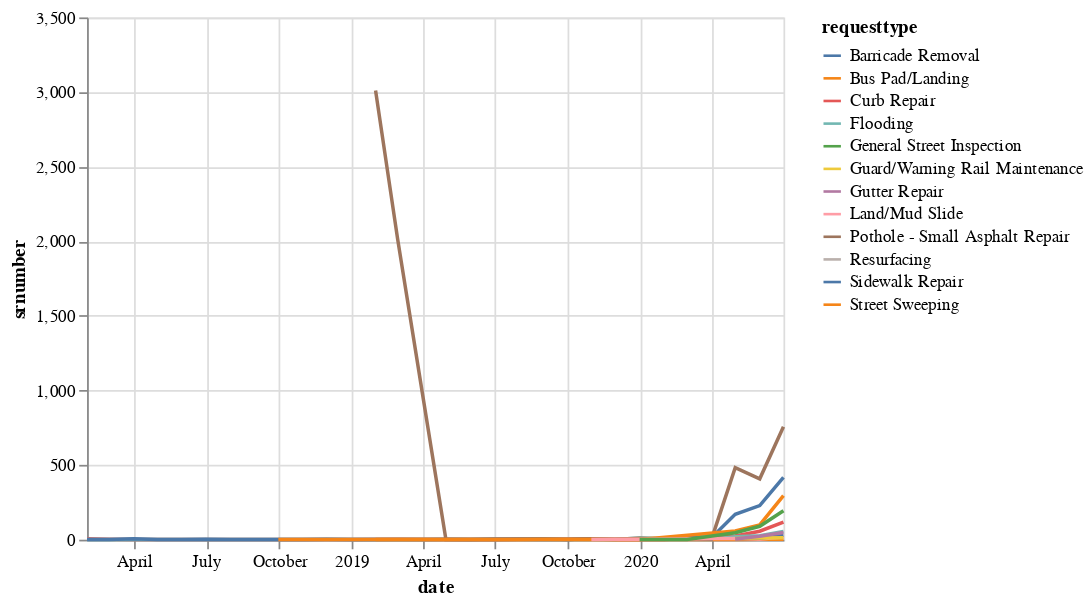

The cell this chart's notebook holds for it:
### Code cell
alt.Chart(grouped.reset_index()).mark_line().encode(
    x='date',
    y='srnumber',
    color='requesttype')

### Figure 1 — Vega-Lite specification as saved in the notebook (floating-point values rounded to 4 significant figures)
{"config": {"view": {"continuousWidth": 400, "continuousHeight": 300}}, "data": {"name": "data-51da559447ac5a2f422904b772efa88d"}, "mark": "line", "encoding": {"color": {"type": "nominal", "field": "requesttype"}, "x": {"type": "temporal", "field": "date"}, "y": {"type": "quantitative", "field": "srnumber"}}, "$schema": "https://vega.github.io/schema/vega-lite/v4.8.1.json", "datasets": {"data-51da559447ac5a2f422904b772efa88d": [{"date": "2018-01-31T00:00:00", "requesttype": "Curb Repair", "srnumber": 6, "createddate": 6}, {"date": "2018-01-31T00:00:00", "requesttype": "Flooding", "srnumber": 1, "createddate": 1}, {"date": "2018-01-31T00:00:00", "requesttype": "Sidewalk Repair", "srnumber": 2, "createddate": 2}, {"date": "2018-02-28T00:00:00", "requesttype": "Curb Repair", "srnumber": 3, "createddate": 3}, {"date": "2018-02-28T00:00:00", "requesttype": "Sidewalk Repair", "srnumber": 1, "createddate": 1}, {"date": "2018-03-31T00:00:00", "requesttype": "Curb Repair", "srnumber": 2, "createddate": 2}, {"date": "2018-03-31T00:00:00", "requesttype": "Sidewalk Repair", "srnumber": 6, "createddate": 6}, {"date": "2018-04-30T00:00:00", "requesttype": "Sidewalk Repair", "srnumber": 1, "createddate": 1}, {"date": "2018-05-31T00:00:00", "requesttype": "Flooding", "srnumber": 1, "createddate": 1}, {"date": "2018-05-31T00:00:00", "requesttype": "Sidewalk Repair", "srnumber": 1, "createddate": 1}, {"date": "2018-06-30T00:00:00", "requesttype": "Sidewalk Repair", "srnumber": 3, "createddate": 3}, {"date": "2018-07-31T00:00:00", "requesttype": "Sidewalk Repair", "srnumber": 1, "createddate": 1}, {"date": "2018-08-31T00:00:00", "requesttype": "Curb Repair", "srnumber": 1, "createddate": 1}, {"date": "2018-08-31T00:00:00", "requesttype": "Flooding", "srnumber": 1, "createddate": 1}, {"date": "2018-08-31T00:00:00", "requesttype": "Sidewalk Repair", "srnumber": 1, "createddate": 1}, {"date": "2018-09-30T00:00:00", "requesttype": "Bus Pad/Landing", "srnumber": 1, "createddate": 1}, {"date": "2018-09-30T00:00:00", "requesttype": "Flooding", "srnumber": 2, "createddate": 2}, {"date": "2018-09-30T00:00:00", "requesttype": "Sidewalk Repair", "srnumber": 1, "createddate": 1}, {"date": "2018-10-31T00:00:00", "requesttype": "Curb Repair", "srnumber": 1, "createddate": 1}, {"date": "2018-10-31T00:00:00", "requesttype": "Sidewalk Repair", "srnumber": 2, "createddate": 2}, {"date": "2018-11-30T00:00:00", "requesttype": "Flooding", "srnumber": 2, "createddate": 2}, {"date": "2018-11-30T00:00:00", "requesttype": "Sidewalk Repair", "srnumber": 3, "createddate": 3}, {"date": "2018-12-31T00:00:00", "requesttype": "Curb Repair", "srnumber": 1, "createddate": 1}, {"date": "2018-12-31T00:00:00", "requesttype": "Flooding", "srnumber": 2, "createddate": 2}, {"date": "2018-12-31T00:00:00", "requesttype": "Sidewalk Repair", "srnumber": 1, "createddate": 1}, {"date": "2019-01-31T00:00:00", "requesttype": "Flooding", "srnumber": 1, "createddate": 1}, {"date": "2019-01-31T00:00:00", "requesttype": "Pothole - Small Asphalt Repair", "srnumber": 3010, "createddate": 3010}, {"date": "2019-01-31T00:00:00", "requesttype": "Sidewalk Repair", "srnumber": 1, "createddate": 1}, {"date": "2019-01-31T00:00:00", "requesttype": "Street Sweeping", "srnumber": 1, "createddate": 1}, {"date": "2019-02-28T00:00:00", "requesttype": "Curb Repair", "srnumber": 3, "createddate": 3}, {"date": "2019-02-28T00:00:00", "requesttype": "Flooding", "srnumber": 1, "createddate": 1}, {"date": "2019-02-28T00:00:00", "requesttype": "Pothole - Small Asphalt Repair", "srnumber": 2011, "createddate": 2011}, {"date": "2019-03-31T00:00:00", "requesttype": "Flooding", "srnumber": 1, "createddate": 1}, {"date": "2019-03-31T00:00:00", "requesttype": "Pothole - Small Asphalt Repair", "srnumber": 989, "createddate": 989}, {"date": "2019-03-31T00:00:00", "requesttype": "Sidewalk Repair", "srnumber": 2, "createddate": 2}, {"date": "2019-03-31T00:00:00", "requesttype": "Street Sweeping", "srnumber": 1, "createddate": 1}, {"date": "2019-04-30T00:00:00", "requesttype": "Curb Repair", "srnumber": 2, "createddate": 2}, {"date": "2019-04-30T00:00:00", "requesttype": "Pothole - Small Asphalt Repair", "srnumber": 2, "createddate": 2}, {"date": "2019-04-30T00:00:00", "requesttype": "Sidewalk Repair", "srnumber": 3, "createddate": 3}, {"date": "2019-05-31T00:00:00", "requesttype": "Pothole - Small Asphalt Repair", "srnumber": 1, "createddate": 1}, {"date": "2019-05-31T00:00:00", "requesttype": "Sidewalk Repair", "srnumber": 2, "createddate": 2}, {"date": "2019-05-31T00:00:00", "requesttype": "Street Sweeping", "srnumber": 1, "createddate": 1}, {"date": "2019-06-30T00:00:00", "requesttype": "Curb Repair", "srnumber": 1, "createddate": 1}, {"date": "2019-06-30T00:00:00", "requesttype": "Pothole - Small Asphalt Repair", "srnumber": 1, "createddate": 1}, {"date": "2019-06-30T00:00:00", "requesttype": "Sidewalk Repair", "srnumber": 5, "createddate": 5}, {"date": "2019-06-30T00:00:00", "requesttype": "Street Sweeping", "srnumber": 1, "createddate": 1}, {"date": "2019-07-31T00:00:00", "requesttype": "Pothole - Small Asphalt Repair", "srnumber": 3, "createddate": 3}, {"date": "2019-07-31T00:00:00", "requesttype": "Sidewalk Repair", "srnumber": 4, "createddate": 4}, {"date": "2019-07-31T00:00:00", "requesttype": "Street Sweeping", "srnumber": 2, "createddate": 2}, {"date": "2019-08-31T00:00:00", "requesttype": "Pothole - Small Asphalt Repair", "srnumber": 2, "createddate": 2}, {"date": "2019-08-31T00:00:00", "requesttype": "Sidewalk Repair", "srnumber": 6, "createddate": 6}, {"date": "2019-08-31T00:00:00", "requesttype": "Street Sweeping", "srnumber": 3, "createddate": 3}, {"date": "2019-09-30T00:00:00", "requesttype": "Flooding", "srnumber": 1, "createddate": 1}, {"date": "2019-09-30T00:00:00", "requesttype": "Pothole - Small Asphalt Repair", "srnumber": 1, "createddate": 1}, {"date": "2019-09-30T00:00:00", "requesttype": "Sidewalk Repair", "srnumber": 2, "createddate": 2}, {"date": "2019-10-31T00:00:00", "requesttype": "Curb Repair", "srnumber": 4, "createddate": 4}, {"date": "2019-10-31T00:00:00", "requesttype": "Flooding", "srnumber": 1, "createddate": 1}, {"date": "2019-10-31T00:00:00", "requesttype": "Land/Mud Slide", "srnumber": 1, "createddate": 1}, {"date": "2019-10-31T00:00:00", "requesttype": "Pothole - Small Asphalt Repair", "srnumber": 7, "createddate": 7}, {"date": "2019-10-31T00:00:00", "requesttype": "Sidewalk Repair", "srnumber": 7, "createddate": 7}, {"date": "2019-11-30T00:00:00", "requesttype": "Curb Repair", "srnumber": 1, "createddate": 1}, {"date": "2019-11-30T00:00:00", "requesttype": "Flooding", "srnumber": 2, "createddate": 2}, {"date": "2019-11-30T00:00:00", "requesttype": "Land/Mud Slide", "srnumber": 3, "createddate": 3}, {"date": "2019-11-30T00:00:00", "requesttype": "Pothole - Small Asphalt Repair", "srnumber": 3, "createddate": 3}, {"date": "2019-11-30T00:00:00", "requesttype": "Sidewalk Repair", "srnumber": 3, "createddate": 3}, {"date": "2019-11-30T00:00:00", "requesttype": "Street Sweeping", "srnumber": 1, "createddate": 1}, {"date": "2019-12-31T00:00:00", "requesttype": "Curb Repair", "srnumber": 3, "createddate": 3}, {"date": "2019-12-31T00:00:00", "requesttype": "Flooding", "srnumber": 12, "createddate": 12}, {"date": "2019-12-31T00:00:00", "requesttype": "General Street Inspection", "srnumber": 2, "createddate": 2}, {"date": "2019-12-31T00:00:00", "requesttype": "Land/Mud Slide", "srnumber": 3, "createddate": 3}, {"date": "2019-12-31T00:00:00", "requesttype": "Pothole - Small Asphalt Repair", "srnumber": 10, "createddate": 10}, {"date": "2019-12-31T00:00:00", "requesttype": "Sidewalk Repair", "srnumber": 7, "createddate": 7}, {"date": "2019-12-31T00:00:00", "requesttype": "Street Sweeping", "srnumber": 1, "createddate": 1}, {"date": "2020-01-31T00:00:00", "requesttype": "Curb Repair", "srnumber": 1, "createddate": 1}, {"date": "2020-01-31T00:00:00", "requesttype": "Flooding", "srnumber": 6, "createddate": 6}, {"date": "2020-01-31T00:00:00", "requesttype": "Pothole - Small Asphalt Repair", "srnumber": 7, "createddate": 7}, {"date": "2020-01-31T00:00:00", "requesttype": "Sidewalk Repair", "srnumber": 5, "createddate": 5}, {"date": "2020-02-29T00:00:00", "requesttype": "General Street Inspection", "srnumber": 1, "createddate": 1}, {"date": "2020-02-29T00:00:00", "requesttype": "Pothole - Small Asphalt Repair", "srnumber": 7, "createddate": 7}, {"date": "2020-02-29T00:00:00", "requesttype": "Sidewalk Repair", "srnumber": 25, "createddate": 25}, {"date": "2020-03-31T00:00:00", "requesttype": "Flooding", "srnumber": 1, "createddate": 1}, {"date": "2020-03-31T00:00:00", "requesttype": "Pothole - Small Asphalt Repair", "srnumber": 4, "createddate": 4}, {"date": "2020-03-31T00:00:00", "requesttype": "Sidewalk Repair", "srnumber": 14, "createddate": 14}, {"date": "2020-04-30T00:00:00", "requesttype": "Barricade Removal", "srnumber": 8, "createddate": 8}, {"date": "2020-04-30T00:00:00", "requesttype": "Bus Pad/Landing", "srnumber": 1, "createddate": 1}, {"date": "2020-04-30T00:00:00", "requesttype": "Curb Repair", "srnumber": 25, "createddate": 25}, {"date": "2020-04-30T00:00:00", "requesttype": "Flooding", "srnumber": 20, "createddate": 20}, {"date": "2020-04-30T00:00:00", "requesttype": "General Street Inspection", "srnumber": 47, "createddate": 47}, {"date": "2020-04-30T00:00:00", "requesttype": "Guard/Warning Rail Maintenance", "srnumber": 9, "createddate": 9}, {"date": "2020-04-30T00:00:00", "requesttype": "Gutter Repair", "srnumber": 5, "createddate": 5}, {"date": "2020-04-30T00:00:00", "requesttype": "Land/Mud Slide", "srnumber": 9, "createddate": 9}, {"date": "2020-04-30T00:00:00", "requesttype": "Pothole - Small Asphalt Repair", "srnumber": 483, "createddate": 483}, {"date": "2020-04-30T00:00:00", "requesttype": "Sidewalk Repair", "srnumber": 170, "createddate": 170}, {"date": "2020-04-30T00:00:00", "requesttype": "Street Sweeping", "srnumber": 58, "createddate": 58}, {"date": "2020-05-31T00:00:00", "requesttype": "Barricade Removal", "srnumber": 10, "createddate": 10}, {"date": "2020-05-31T00:00:00", "requesttype": "Bus Pad/Landing", "srnumber": 3, "createddate": 3}, {"date": "2020-05-31T00:00:00", "requesttype": "Curb Repair", "srnumber": 57, "createddate": 57}, {"date": "2020-05-31T00:00:00", "requesttype": "Flooding", "srnumber": 27, "createddate": 27}, {"date": "2020-05-31T00:00:00", "requesttype": "General Street Inspection", "srnumber": 90, "createddate": 90}, {"date": "2020-05-31T00:00:00", "requesttype": "Guard/Warning Rail Maintenance", "srnumber": 11, "createddate": 11}, {"date": "2020-05-31T00:00:00", "requesttype": "Gutter Repair", "srnumber": 23, "createddate": 23}, {"date": "2020-05-31T00:00:00", "requesttype": "Land/Mud Slide", "srnumber": 5, "createddate": 5}, {"date": "2020-05-31T00:00:00", "requesttype": "Pothole - Small Asphalt Repair", "srnumber": 408, "createddate": 408}, {"date": "2020-05-31T00:00:00", "requesttype": "Sidewalk Repair", "srnumber": 229, "createddate": 229}, {"date": "2020-05-31T00:00:00", "requesttype": "Street Sweeping", "srnumber": 99, "createddate": 99}, {"date": "2020-06-30T00:00:00", "requesttype": "Barricade Removal", "srnumber": 29, "createddate": 29}, {"date": "2020-06-30T00:00:00", "requesttype": "Bus Pad/Landing", "srnumber": 3, "createddate": 3}, {"date": "2020-06-30T00:00:00", "requesttype": "Curb Repair", "srnumber": 118, "createddate": 118}, {"date": "2020-06-30T00:00:00", "requesttype": "Flooding", "srnumber": 55, "createddate": 55}, {"date": "2020-06-30T00:00:00", "requesttype": "General Street Inspection", "srnumber": 194, "createddate": 194}, {"date": "2020-06-30T00:00:00", "requesttype": "Guard/Warning Rail Maintenance", "srnumber": 13, "createddate": 13}, {"date": "2020-06-30T00:00:00", "requesttype": "Gutter Repair", "srnumber": 48, "createddate": 48}, {"date": "2020-06-30T00:00:00", "requesttype": "Land/Mud Slide", "srnumber": 18, "createddate": 18}, {"date": "2020-06-30T00:00:00", "requesttype": "Pothole - Small Asphalt Repair", "srnumber": 757, "createddate": 757}, {"date": "2020-06-30T00:00:00", "requesttype": "Resurfacing", "srnumber": 3, "createddate": 3}, {"date": "2020-06-30T00:00:00", "requesttype": "Sidewalk Repair", "srnumber": 417, "createddate": 417}, {"date": "2020-06-30T00:00:00", "requesttype": "Street Sweeping", "srnumber": 295, "createddate": 295}]}}
